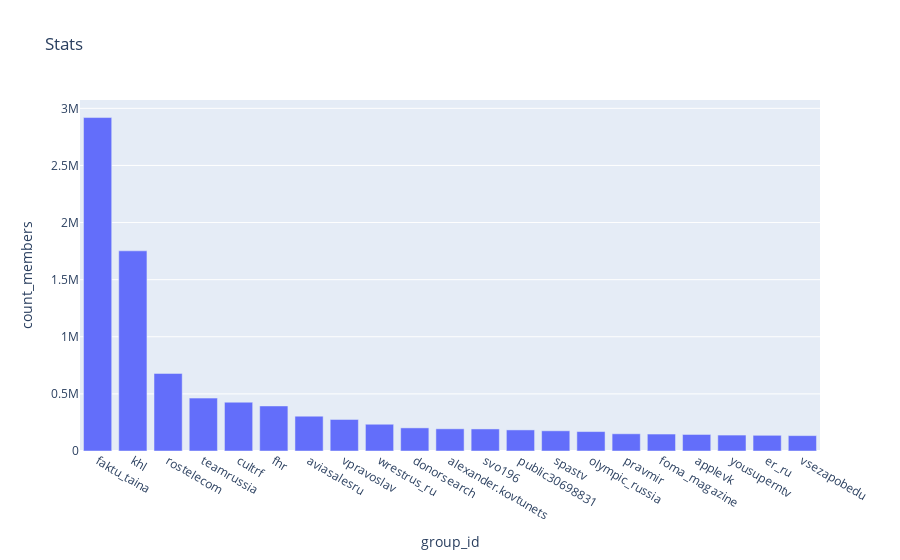

Here is the notebook cell this chart was saved with:
### Code cell
import plotly.express as px


fig = px.bar(ngo_vks[ngo_vks["count_members"] > 130000], x="group_id", y="count_members", title="Stats")
fig.update_layout(barmode='stack', xaxis={'categoryorder':'total descending'})
fig.show()

### Figure 1 — Plotly figure (JSON) as saved in the notebook; plotly's stock layout.template omitted (floating-point values rounded to 4 significant figures)
{"data": [{"alignmentgroup": "True", "hovertemplate": "group_id=%{x}<br>count_members=%{y}<extra></extra>", "legendgroup": "", "marker": {"color": "#636efa"}, "name": "", "offsetgroup": "", "orientation": "v", "showlegend": false, "textposition": "auto", "type": "bar", "x": ["alexander.kovtunets", "applevk", "aviasalesru", "cultrf", "donorsearch", "er_ru", "faktu_taina", "fhr", "foma_magazine", "khl", "olympic_russia", "pravmir", "public30698831", "rostelecom", "spastv", "svo196", "teamrussia", "vpravoslav", "vsezapobedu", "wrestrus_ru", "yousuperntv"], "xaxis": "x", "y": [194273, 144850, 304950, 427128, 202402, 137420, 2919332, 394520, 148447, 1752401, 170096, 150648, 184641, 679196, 176881, 193008, 462925, 276009, 134676, 234259, 139440], "yaxis": "y"}], "layout": {"barmode": "stack", "legend": {"tracegroupgap": 0}, "title": {"text": "Stats"}, "xaxis": {"anchor": "y", "categoryorder": "total descending", "domain": [0, 1], "title": {"text": "group_id"}}, "yaxis": {"anchor": "x", "domain": [0, 1], "title": {"text": "count_members"}}}}
